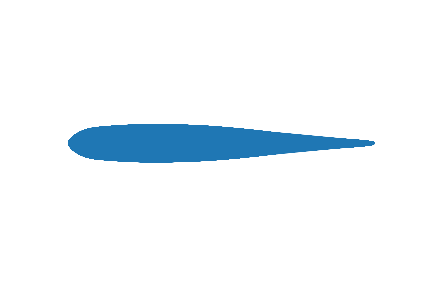
#> input picture GMSH/modifiedFoil.png, 432 x 288 px
$ jupyter execute gmshSTL_small.ipynb
#> lines starting #> are read from the running program, lines starting #| are printed output that depends on the picture; after the words box and inside, x2 and y2 are one past the last pixel; in counts of white or black regions, pixels touching at a corner belong together
This script calculates an airfoil and outputs it to a format to be read by gmsh works for gmsh 4.7.1

[cell 1]
#import common modules
import numpy as np
import matplotlib.pyplot as plt
import cv2

from pathlib import Path

[cell 2]
img_location = Path('./modifiedFoil.png')

img2 = cv2.imread(img_location.as_posix(), cv2.IMREAD_COLOR)
#> img2 is the input picture: shape (288, 432, 3); mean B, G, R 250.1, 246, 240.3
img = cv2.imread(img_location.as_posix(), cv2.IMREAD_GRAYSCALE)
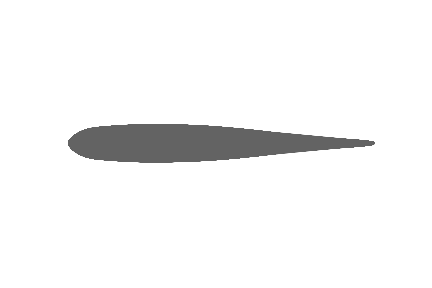
#> img: shape (288, 432); min 99, max 255, mean 244.7
# Converting image to a binary image
# ( black and white only image).
_, threshold = cv2.threshold(img, 110, 255, cv2.THRESH_BINARY)
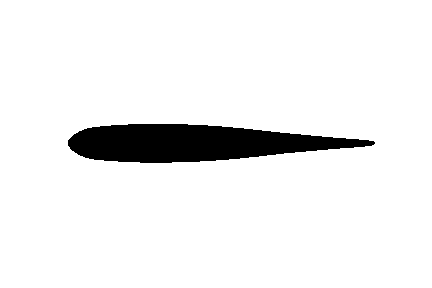
#> threshold: shape (288, 432); 93.4% white; 1 black region

# Detecting contours in image.
cnts, _= cv2.findContours(threshold, cv2.RETR_TREE,
                               cv2.CHAIN_APPROX_SIMPLE)
#> cnts = 2 contours; box (x1, y1, x2, y2) and area: (0, 0, 432, 288) 123697, (67, 123, 376, 164) 8466

[cell 3]
# create a blank image
mask = np.zeros(img.shape, dtype=np.uint8)
# find the pixel points
cv2.drawContours(mask, cnts, 1, 255, 1)
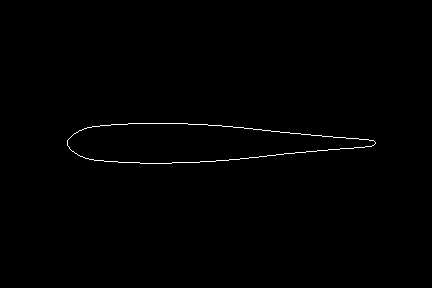
#> mask: shape (288, 432); 0.5% white in thin lines or dots, all inside (x1, y1, x2, y2) = (67, 123, 376, 164)
# Get the contour points
pixelPoints = np.transpose(np.nonzero(mask))
#> pixelPoints = 623 pairs, first value 123 to 163, second value 67 to 375
hullX = pixelPoints[:,1]
#> hullX = 623 values, max 375 at index 310, min 67 at index 301, mean 219.8
hullY = pixelPoints[:,0]
#> hullY = 623 values from 123 to 163

# perform some shifting to get the original object
hullX = hullX - np.min(hullX)
#> hullX = 623 values, max 308 at index 310, min 0 at index 301, mean 152.8
hullY = hullY - (np.max(hullY) + np.min(hullY))/2
#> hullY = 623 values from -20 to 20

length_ = 1.0
height_ = 0.06

hullX = hullX * (length_ / np.max(hullX))
#> hullX = 623 values, max 1 at index 310, min 0 at index 301, mean 0.496
hullY = hullY * (height_ / np.max(hullY))
#> hullY = 623 values from -0.06 to 0.06

sort_ind = np.argsort(hullX, axis=0)
#> sort_ind = 623 values, max 622 at index 213, min 0 at index 127, mean 311
hullX = hullX[sort_ind]
#> hullX = 623 values from 0 to 1
hullY = hullY[sort_ind]
#> hullY = 623 values, max 0.06 at index 152, min -0.06 at index 127, mean -0.000636

fig3, ax3 = plt.subplots()
ax3.plot(hullX, hullY, 'o')
ax3.axis('equal')
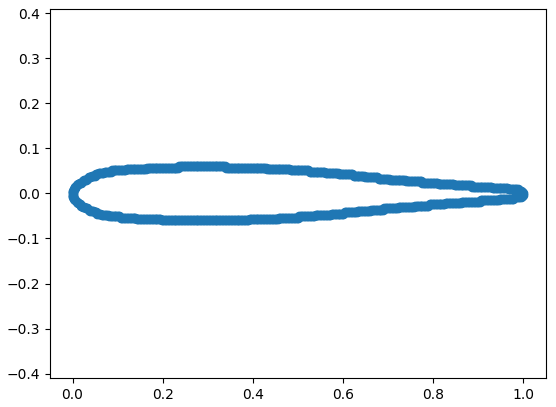
#> figure drawn by matplotlib, 1 panel

[cell 4]
# now we sample and condition the data so we can put it in gmsh
coord_points = 50

yu_indices = np.where(hullY >= 0)[0]
#> yu_indices = 312 values from 0 to 622

yu_fit = np.polyfit(hullX[yu_indices], hullY[yu_indices], 8)
#> yu_fit = [-42.51, 179.4, -315.9, 300.5, -166.9, 54.7, -10.37, 1.08, 0.00622]
yu_poly = np.poly1d(yu_fit)

beta = np.linspace(0, np.pi, coord_points)
xu = (0.5*(1-np.cos(beta)))
xl = xu
yu = yu_poly(xu)
#> yu = 50 values, max 0.0594 at index 19, min 0.00272 at index 49, mean 0.0329
yl = -yu_poly(xu)
#> yl = 50 values, max -0.00272 at index 49, min -0.0594 at index 19, mean -0.0329

We can make things easier by defining a characteristic length for the mesh and a fluid domain based on the geometry

In this case:

all variables are a factor of total length e.g. 40 is 40 * length of airfoil

Lx_plus = length behind the airfoil

Lx_minus = length in front of airfoil

Ly = length top and bottom of airfoil

No we should calculate the y+ value and all our boundary layer values

Credit to https://www.fluidmechanics101.com/pdf/calculators.pdf

For the calculation processes

[cell 5]
# Define our setup variables
U = 1.0                                 # Freestream Velocity                                 # Length
density = 1025                          # fluid density
kinVisc = 1e-8                       # kinematic viscosity of fluid
dynamicVisc = density * kinVisc         # dynamic viscosity of fluid
yPlus = 5.0                             # desired Y+
growth_ratio = 1.1                      # growth ratio
N = 30                                  # number of inflation layers

# calculate the Reynolds Number
Re = U * length_ / kinVisc

# calculate the skin friction coefficient
Cf = (2*np.log10(Re) - 0.65)**(-2.3)

# calculate the shear wall stress
tw = 0.5 * density * U**2 * Cf

# calculate the friction velocity
ut = np.sqrt(tw / density)

# calculate yp where yp is the distance to the centroid of the first cell
# based on desired y+. yH is the first cell height which is 2 times the centroid
yp =  (yPlus * dynamicVisc) / (ut * density)

yH = 2 * yp

# Estimate the boundary layer thickness using the Blasius solution
# laminar and turbulent are given here
if ( Re < 4e5):
    delta = 4.91 * length_ / np.sqrt(Re)
else:
    delta = 0.38 * length_ / Re**(1/5)

# calculate the total thickness of the inflation layers yT
# specify the growth ratio
yT = yH * ((1 - growth_ratio**N)/(1 - growth_ratio))

#f = lambda r: (1.14e-8 * ((1 - r**20)/(1 - r)) - 0.00288)

#growth_ratio_calc = optimize.fsolve(f, 1.1)
# Give the final layer thickness
yFinal = yH * growth_ratio**(N - 1)

print(yH, growth_ratio, yFinal)

We can make things easier by defining a characteristic length for the mesh and a fluid domain based on the geometry

In this case:

all variables are a factor of total length e.g. 40 is 40 * length of airfoil

Lx_plus = length behind the airfoil

Lx_minus = length in front of airfoil

Ly = length top and bottom of airfoil

[cell 6]
airfoil_cl = 0.005
bl_cl = 0.005

hfar = 0.0001
hwall_n = 0.00005
thickness = 0.01  # thickness of boundary layer

[cell 7]
# Create array for writing
point = np.zeros((2*coord_points-2,3))
ind = 0
back_plane_z = -0.5
bLength = 2

point[0:coord_points, 0] = xu
point[0:coord_points, 1] = yu
point[0:coord_points, 2] = back_plane_z

point[coord_points:, 0] = np.flipud(xl[1:-1])
point[coord_points:, 1] = np.flipud(yl[1:-1])
point[coord_points:, 2] = back_plane_z

num_points = point.shape[0]
airfoil_point_numbers = np.arange(1, num_points, 1)
num_lines = num_points;

# perform some conditioning on the 0 coordinate and max length coordinate
# so that the b-spline connects better
point[np.where(point[:,0] == length_), 1] = 0.0
point[np.where(point[:,0] == 0.0), 1] = 0.0

point2 = np.copy(point)
point2[:,0] = point2[:,0] * bLength - (xl[-1]*0.33)
point2[:,1] = point2[:,1] * bLength

airfoil_point_index = np.arange(1, point.shape[0]+1)
airfoil_bl_point_index = np.arange(airfoil_point_index[-1]+1, airfoil_point_index[-1]+1+point2.shape[0])

[cell 8]
#Write data to the .geo file
with open('modified_small.geo', 'w') as df:
    # first we write the variables for easy changing locally later
    df.write('airfoil_cl = %f;\n' % (airfoil_cl))
    df.write('bl_cl = %f;\n' % (bl_cl))
    df.write('\n')

    for i, index in zip(np.arange(0, point.shape[0], 1), airfoil_point_index):
        df.write('Point(%i) = {%f, %f, %f, airfoil_cl};\n' % (index, point[i,0], point[i,1],
                                                    point[i,2]))
    point_index = i
    df.write('\n')

    for i, index in zip(np.arange(0, point2.shape[0], 1), airfoil_bl_point_index):
        df.write('Point(%i) = {%f, %f, %f, bl_cl};\n' % (index, point2[i,0], point2[i,1],
                                                    point2[i,2]))
        point_index += 1
    df.write('\n')

    # define the domain point numbers and domain line numbers
    line_loops = np.array([101, 102])
    plane_surface = np.array([201])

    # write the boundary domain points
    df.write('// combine foil points into a bspline \n')
    df.write('BSpline(5) = {'  + str(airfoil_point_index[0]) + ':' + str(airfoil_point_index[int(airfoil_point_index.shape[0]/2)]) + '}; \n')
    df.write('BSpline(6) = {' + str(airfoil_point_index[int(airfoil_point_index.shape[0]/2)]) + ':' + str(airfoil_point_index[-1]) + ',' +  str(airfoil_point_index[0]) + '}; \n')
    df.write('Line Loop(' + str(line_loops[0]) + ') = {5, 6}; \n')
    df.write('\n')

    df.write('\n')
    df.write('// combine foil points into a bspline \n')
    df.write('BSpline(7) = {'  + str(airfoil_bl_point_index[0]) + ':' + str(airfoil_bl_point_index[int(airfoil_bl_point_index.shape[0]/2)]) + '}; \n')
    df.write('BSpline(8) = {' + str(airfoil_bl_point_index[int(airfoil_bl_point_index.shape[0]/2)]) + ':' + str(airfoil_bl_point_index[-1]) + ',' +  str(airfoil_bl_point_index[0]) + '}; \n')
    df.write('Line Loop(' + str(line_loops[1]) + ') = {7, 8}; \n')
    df.write('\n')

    df.write('Plane Surface(%i) = {101, 102}; \n' % (plane_surface[0]))

    df.write('\n')
    # extrude the surface so we can name the boundaries
    df.write('Extrude {0, 0, 1} {\n Surface{%i};\n Layers{1};\n Recombine;\n}' %
    (plane_surface[0]))
    df.write('\n')

    # [10 lines of commented-out code are left out]
    df.write('// Define the internal volume - usually 1 but obtained from GUI \n')
    df.write('Physical Volume("internal") = {1};\n')
    df.write('\n')

    # define the boundary layer addition
    df.write('//Define the boundary layer \n')
    df.write('Field[1] = BoundaryLayer; \n')
    df.write('Field[1].EdgesList = {5, 6}; \n')
    df.write('Field[1].NodesList = {1, 1021, 1022, ' + str(airfoil_point_numbers[-1]) + '}; \n')
    df.write('Field[1].hfar = ' + str(hfar) + '; \n')
    df.write('Field[1].hwall_n = ' + str(hwall_n) + '; \n')
    df.write('Field[1].thickness = ' + str(thickness) + '; \n')
    df.write('Field[1].ratio = ' + str(growth_ratio) + '; \n')
    df.write('Field[1].AnisoMax = 10; \n')
    df.write('Field[1].Quads = 1; \n')
    df.write('Field[1].IntersectMetrics = 0; \n')
    df.write('BoundaryLayer Field = 1; \n')
